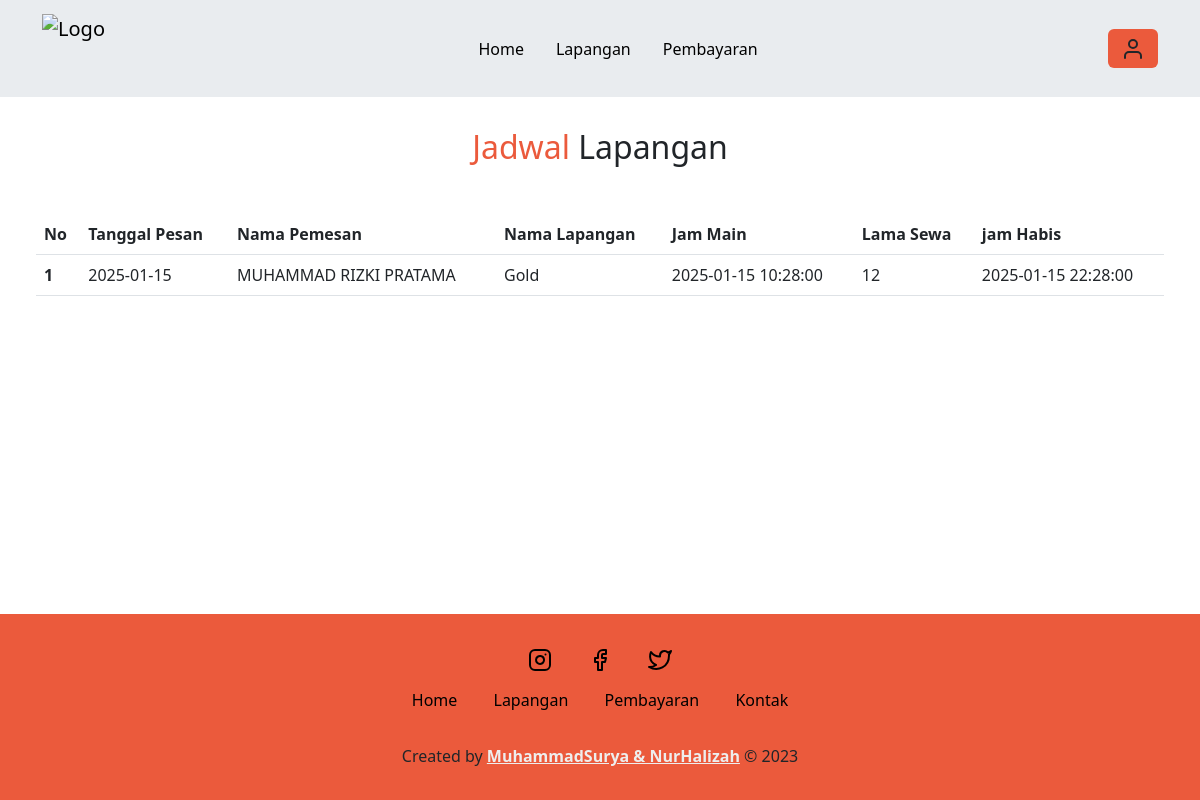
The page /user/jadwal.php?id=25 (signed in) on the database its author committed.
### tables this page shows
CREATE TABLE `sewa_212279` (
  `212279_id_sewa` int(11) NOT NULL,
  `212279_id_user` int(11) NOT NULL,
  `212279_id_lapangan` int(11) NOT NULL,
  `212279_tanggal_pesan` date NOT NULL,
  `212279_lama_sewa` int(11) NOT NULL,
  `212279_jam_mulai` datetime NOT NULL,
  `212279_jam_habis` datetime NOT NULL,
  `212279_harga` int(11) NOT NULL,
  `212279_total` int(11) NOT NULL
);

CREATE TABLE `user_212279` (
  `212279_id_user` int(11) NOT NULL,
  `212279_email` varchar(50) NOT NULL,
  `212279_password` varchar(32) NOT NULL,
  `212279_no_handphone` varchar(20) NOT NULL,
  `212279_jenis_kelamin` varchar(10) NOT NULL,
  `212279_nama_lengkap` varchar(60) NOT NULL,
  `212279_alamat` text NOT NULL,
  `212279_foto` text NOT NULL
);

CREATE TABLE `lapangan_212279` (
  `212279_id_lapangan` int(11) NOT NULL,
  `212279_nama` varchar(35) NOT NULL,
  `212279_keterangan` text NOT NULL,
  `212279_harga` int(11) NOT NULL,
  `212279_foto` text NOT NULL
);

### functions.php (called while the page is built, shortened)
<?php
$conn = mysqli_connect("localhost", "root", "", "dbfutsal");
function query($query)
{
  global $conn;
  $result = mysqli_query($conn, $query);
  $rows = [];
  while ($row = mysqli_fetch_assoc($result)) {
    $rows[] = $row;
  }
  return $rows;
}

### user/jadwal.php (the view, shortened to what this page needs)
<?php
require "../functions.php";
$id_lpg = $_GET["id"];
$sewa = query("SELECT sewa_212279.*, lapangan_212279.212279_nama, user_212279.212279_nama_lengkap
FROM sewa_212279
JOIN lapangan_212279 ON sewa_212279.212279_id_lapangan = lapangan_212279.212279_id_lapangan
LEFT JOIN user_212279 ON sewa_212279.212279_id_user = user_212279.212279_id_user
WHERE lapangan_212279.212279_id_lapangan = '$id_lpg'
");
?>
<!doctype html>
<html lang="en">
<head>
  <link rel="stylesheet" href="../style.css">
  <link href="https://cdn.jsdelivr.net/npm/bootstrap@5.3.0-alpha3/dist/css/bootstrap.min.css" rel="stylesheet">
</head>
<body>
  <div class="container ">
    <nav class="navbar fixed-top bg-body-secondary navbar-expand-lg">
      <div class="container">
        <a class="navbar-brand" href="#">
          <img src="../kon1.png" alt="Logo" width="70" height="70" class="d-inline-block align-text-top">
        </a>
        <div class="collapse navbar-collapse" id="navbarSupportedContent">
          <ul class="navbar-nav mx-auto mb-2 mb-lg-0">
            <li class="nav-item ">
              <a class="nav-link active" aria-current="page" href="../index.php">Home</a>
            </li>
            <li class="nav-item">
              <a class="nav-link active" aria-current="page" href="lapangan.php">Lapangan</a>
            </li>
            <li class="nav-item">
              <a class="nav-link active" aria-current="page" href="pesanan.php">Pembayaran</a>
            </li>
          </ul>
          <?php
          if (isset($_SESSION['id_user'])) {
            echo '<a href="" data-bs-toggle="modal" data-bs-target="#profilModal" class="btn btn-inti"><i data-feather="user"></i></a>';
          } else {
            echo '<a href="login.php" class="btn btn-inti" type="submit">Login</a>';
          }
          ?>
        </div>
      </div>
    </nav>
  </div>
  <section class="lapangan mb-5" id="lapangan">
    <div class="container-fluid">
      <h2 class="text-head"><span>Jadwal</span> Lapangan </h2>
      <form action="" method="post" class="px-4">
        <table class="table my-5">
          <thead>
            <tr>
              <th scope="col">No</th>
              <th scope="col">Tanggal Pesan</th>
              <th scope="col">Nama Pemesan</th>
              <th scope="col">Nama Lapangan</th>
              <th scope="col">Jam Main</th>
              <th scope="col">Lama Sewa</th>
              <th scope="col">jam Habis</th>
            </tr>
          </thead>
          <tbody>
            <?php $i = 1; ?>
            <?php foreach ($sewa as $row) : ?>
              <tr>
                <th scope="row"><?= $i++; ?></th>
                <td><?= $row["212279_tanggal_pesan"] ?></td>
                <td><?= $row["212279_nama_lengkap"] ?></td>
                <td><?= $row["212279_nama"] ?></td>
                <td><?= $row["212279_jam_mulai"] ?></td>
                <td><?= $row["212279_lama_sewa"] ?></td>
                <td><?= $row["212279_jam_habis"] ?></td>
              </tr>
            <?php endforeach; ?>
          </tbody>
        </table>
      </form>
    </div>
  </section>
  <footer class="fixed-bottom py-3 mt-5">
    <div class="social">
      <a href="#"><i data-feather="instagram"></i></a>
      <a href="#"><i data-feather="facebook"></i></a>
      <a href="#"><i data-feather="twitter"></i></a>
    </div>
    <div class="links">
      <a href="#home">Home</a>
      <a href="#about">Lapangan</a>
      <a href="#menu">Pembayaran</a>
      <a href="#contact">Kontak</a>
    </div>
    <div class="credit">
      <p>Created by <a href="#">MuhammadSurya & NurHalizah</a> &copy; 2023</p>
    </div>
  </footer>
</body>
</html>

### style.css (style rules this page uses)
:root { --primary: #EB5A3C; --hover: #EB5A3C; --bg: #eeeeee; }
a { text-decoration: none; }
li { list-style: none; }
body { font-family: 'Poppins', sans-serif; }
.text-head { margin-top: 8rem; }
.btn-inti { background-color: var(--primary) !important; }
.nav-item { margin: 3px !important; padding: 5px; }
.about h2, .pembayaran h2, .contact h2, .lapangan h2 { text-align: center; font-size: 2rem; margin-bottom: 3rem; }
.about h2 span, .pembayaran h2 span, .contact h2 span, .lapangan h2 span { color: var(--primary); }
footer { background-color: var(--primary); text-align: center; margin-top: 3rem; padding-bottom: 3rem; }
footer .social { padding: 1rem 0; }
footer .social a { color: black; margin: 1rem; }
footer .links { margin-bottom: 2rem; }
footer .links a { color: black; padding: 0.7rem 1rem; text-decoration: none; }
footer .credit a { color: var(--bg); font-weight: 700; }

### rows shown on the page
sewa_212279: 212279_tanggal_pesan "2025-01-15", user_212279.212279_nama_lengkap "MUHAMMAD RIZKI PRATAMA", lapangan_212279.212279_nama "Gold", 212279_jam_mulai "2025-01-15 10:28:00", 212279_lama_sewa "12", 212279_jam_habis "2025-01-15 22:28:00"
